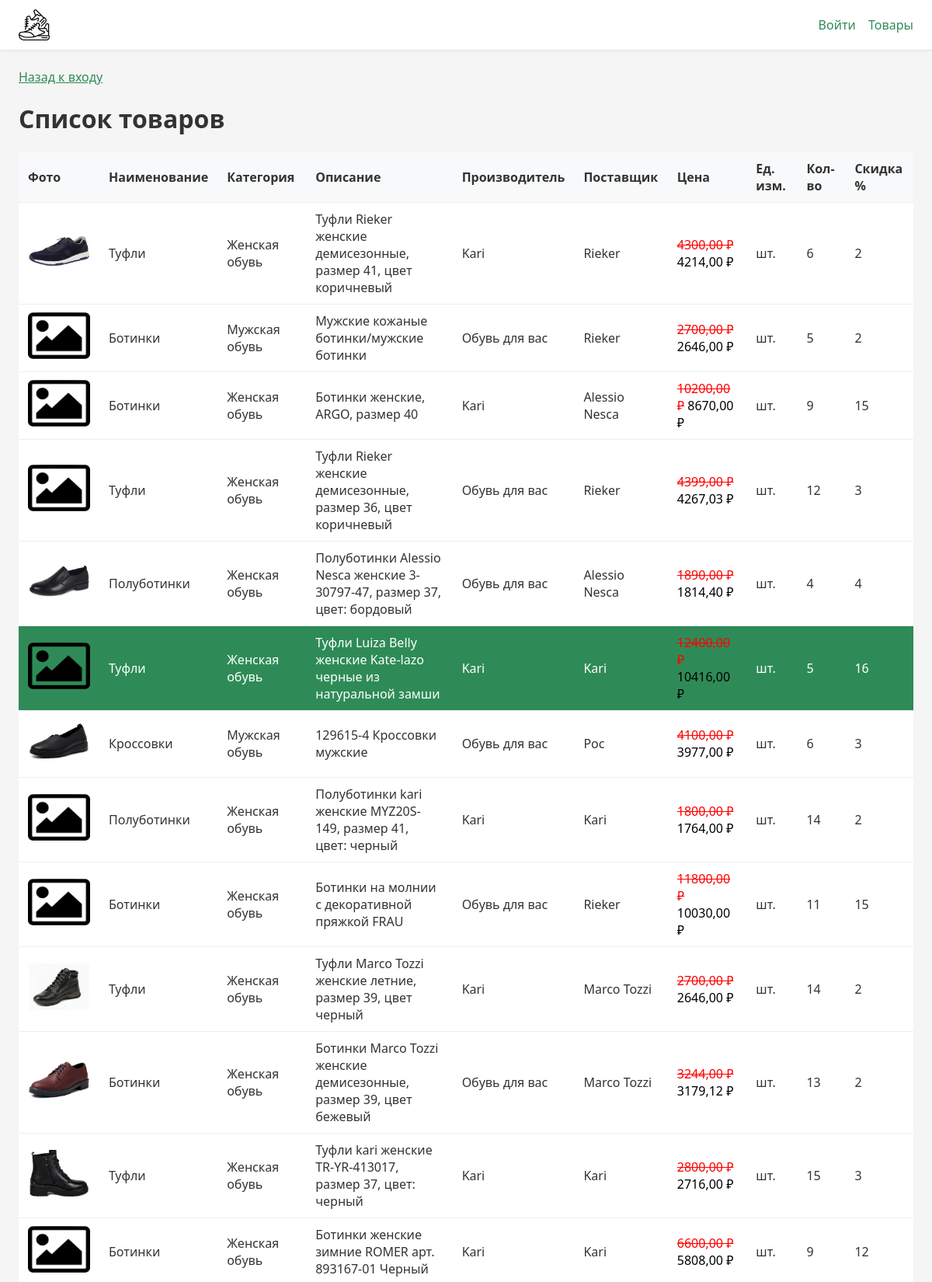
Screenshot of /products/ (upper part) with the database file from the repository.
### shop/models.py (models this page shows, shortened)
class Product(models.Model):
    article = models.CharField('Артикул', max_length=50, unique=True, db_index=True)
    name = models.CharField('Наименование товара', max_length=255)
    category = models.ForeignKey(
        Category,
        on_delete=models.PROTECT,
        related_name='products',
        verbose_name='Категория товара',
    )
    description = models.TextField('Описание товара', blank=True)
    producer = models.ForeignKey(
        Producer,
        on_delete=models.PROTECT,
        related_name='products',
        verbose_name='Производитель',
    )
    supplier = models.ForeignKey(
        Supplier,
        on_delete=models.PROTECT,
        related_name='products',
        verbose_name='Поставщик',
    )
    price = models.DecimalField(
        'Цена',
        max_digits=10,
        decimal_places=2,
        validators=[],
    )
    unit = models.ForeignKey(
        Unit,
        on_delete=models.PROTECT,
        related_name='products',
        verbose_name='Единица измерения',
    )
    quantity = models.PositiveIntegerField('Количество на складе', default=0)
    discount = models.PositiveIntegerField(
        'Действующая скидка (%)',
        default=0,
    )
    image = models.CharField(
        'Путь к фото',
        max_length=500,
        blank=True,
        help_text='Путь к файлу изображения относительно MEDIA',
    )
    class Meta:
        db_table = 'shop_product'
        verbose_name = 'Товар'
        verbose_name_plural = 'Товары'
        ordering = ['article']
    @property
    def final_price(self):
        if self.discount <= 0:
            return self.price
        return round(self.price * (100 - self.discount) / 100, 2)
    @property
    def has_reduced_price(self):
        return self.discount > 0

class Category(models.Model):
    name = models.CharField('Наименование', max_length=255, unique=True)
    class Meta:
        db_table = 'shop_category'
        verbose_name = 'Категория'
        verbose_name_plural = 'Категории'

class Producer(models.Model):
    name = models.CharField('Наименование', max_length=255, unique=True)
    class Meta:
        db_table = 'shop_producer'
        verbose_name = 'Производитель'
        verbose_name_plural = 'Производители'

class Supplier(models.Model):
    name = models.CharField('Наименование', max_length=255, unique=True)
    class Meta:
        db_table = 'shop_supplier'
        verbose_name = 'Поставщик'
        verbose_name_plural = 'Поставщики'

class Unit(models.Model):
    name = models.CharField('Наименование', max_length=50, unique=True)
    class Meta:
        db_table = 'shop_unit'
        verbose_name = 'Единица измерения'
        verbose_name_plural = 'Единицы измерения'

### shop/views.py (the view, shortened to what this page needs)
# urls.py: path('products/', views.product_list, name='product_list'),
def product_list(request):
    role = get_user_role(request)
    can_search_sort_filter = role in (UserProfile.ROLE_MANAGER, UserProfile.ROLE_ADMIN)
    qs = Product.objects.select_related('category', 'producer', 'supplier', 'unit').all()
    search = request.GET.get('search', '').strip()
    supplier_id = request.GET.get('supplier', '')
    sort = request.GET.get('sort', '')
    suppliers = list(qs.values_list('supplier_id', 'supplier__name').distinct()) if not can_search_sort_filter else []
    if can_search_sort_filter:
        from .models import Supplier
        suppliers = list(Supplier.objects.values_list('id', 'name').order_by('name'))
    product_list_with_images = []
    for p in qs:
        p.image_url = product_image_url(p)
        product_list_with_images.append(p)
    context = {
        'product_list': product_list_with_images,
        'role': role,
        'user_fio': get_user_fio(request),
        'can_search_sort_filter': can_search_sort_filter,
        'search': search,
        'supplier_id': supplier_id,
        'sort': sort,
        'suppliers': suppliers,
    }
    return render(request, 'shop/product_list.html', context)

### shop/context_processors.py (called while the page is built)
def shop_context(request):
    from .views import get_user_role, get_user_fio
    return {
        'role': get_user_role(request),
        'user_fio': get_user_fio(request),
    }

### shop/views.py (called while the page is built)
def get_user_role(request):
    if not request.user.is_authenticated:
        return None
    try:
        return request.user.profile.role
    except UserProfile.DoesNotExist:
        return 'client'

def get_user_fio(request):
    if not request.user.is_authenticated:
        return ''
    try:
        return request.user.profile.full_name or request.user.get_full_name() or request.user.username
    except UserProfile.DoesNotExist:
        return request.user.get_full_name() or request.user.username

def product_image_url(product):
    if product and product.image and product.image.strip():
        path = Path(settings.MEDIA_ROOT) / product.image.strip()
        if path.exists():
            return f'{settings.MEDIA_URL}{product.image.strip()}'
    return '/static/img/picture.png'

### shop/templates/shop/product_list.html (shortened to what this page needs)
{% extends 'shop/base.html' %}
{% block nav %}
    <a href="{% url 'shop:login' %}">Назад к входу</a>
{% endblock %}
{% block content %}
<h1>Список товаров</h1>
<table>
    <thead>
        <tr>
            <th>Фото</th>
            <th>Наименование</th>
            <th>Категория</th>
            <th>Описание</th>
            <th>Производитель</th>
            <th>Поставщик</th>
            <th>Цена</th>
            <th>Ед. изм.</th>
            <th>Кол-во</th>
            <th>Скидка %</th>
        </tr>
    </thead>
    <tbody>
        {% for product in product_list %}
        <tr class="{% if product.quantity == 0 %}out-of-stock{% elif product.discount > 15 %}discount-high{% endif %}">
            <td>
                <img src="{{ product.image_url }}" alt="" class="product-img" onerror="this.src='/static/img/picture.png'">
            </td>
            <td>{{ product.name }}</td>
            <td>{{ product.category.name }}</td>
            <td>{{ product.description|truncatewords:15 }}</td>
            <td>{{ product.producer.name }}</td>
            <td>{{ product.supplier.name }}</td>
            <td>
                {% if product.has_reduced_price %}
                <span class="price-reduced">{{ product.price }} ₽</span>
                <span class="price-final">{{ product.final_price }} ₽</span>
                {% else %}
                {{ product.price }} ₽
                {% endif %}
            </td>
            <td>{{ product.unit.name }}</td>
            <td>{{ product.quantity }}</td>
            <td>{{ product.discount }}</td>
        </tr>
        {% empty %}
        <tr><td colspan="11">Нет товаров.</td></tr>
        {% endfor %}
    </tbody>
</table>
{% endblock %}

### shop/templates/shop/base.html (shortened to what this page needs)
{% load static %}
<!DOCTYPE html>
<html lang="ru">
<head>
</head>
<body>
    <header class="header">
        <img src="{% static 'img/Icon.png' %}" alt="Логотип" class="logo" onerror="this.style.display='none'">
        <div>
            {% if user.is_authenticated %}<a href="{% url 'shop:logout' %}">Выход</a>{% else %}<a href="{% url 'shop:login' %}">Войти</a>{% endif %}
            <a href="{% url 'shop:product_list' %}">Товары</a>
        </div>
    </header>
    <main class="container">
        <div class="nav">{% block nav %}{% endblock %}</div>
        {% block content %}{% endblock %}
    </main>
</body>
</html>

### shop/templates/shop/base.html (style rules this page uses)
:root { --bg: #f5f5f5; --card: #fff; --primary: #2E8B57; --danger: #c00; --out-of-stock: #add8e6; }
* { box-sizing: border-box; }
body { font-family: 'Segoe UI', Tahoma, sans-serif; margin: 0; background: var(--bg); color: #333; }
.header { background: var(--card); padding: 12px 24px; display: flex; justify-content: space-between; align-items: center; box-shadow: 0 1px 3px rgba(0,0,0,.1); }
.header .logo { height: 40px; }
.header a { color: #2E8B57; text-decoration: none; margin-left: 12px; }
.container { max-width: 1200px; margin: 0 auto; padding: 24px; }
.nav { margin-bottom: 16px; }
.nav a { margin-right: 12px; color: #2E8B57; }
table { width: 100%; border-collapse: collapse; background: var(--card); }
th, td { padding: 10px 12px; text-align: left; border-bottom: 1px solid #eee; }
th { background: #f8f9fa; font-weight: 600; }
tr.discount-high { background: #2E8B57 !important; color: #fff; }
.price-reduced { text-decoration: line-through; color: red; }
.price-final { color: #000; }
.product-img { width: 80px; height: 60px; object-fit: cover; border-radius: 4px; }

### rows the page displays
Product: shows a picture, name "Туфли", category.name "Женская обувь", description "Туфли Rieker женские демисезонные, размер 41, цвет коричневый", producer.name "Kari", supplier.name "Rieker", price "4300,00", final_price "4214,00", unit.name "шт.", quantity "6", discount "2"
Product: name "Ботинки", category.name "Мужская обувь", description "Мужские кожаные ботинки/мужские ботинки", producer.name "Обувь для вас", supplier.name "Rieker", price "2700,00", final_price "2646,00", unit.name "шт.", quantity "5", discount "2"
Product: name "Ботинки", category.name "Женская обувь", description "Ботинки женские, ARGO, размер 40", producer.name "Kari", supplier.name "Alessio Nesca", price "10200,00", final_price "8670,00", unit.name "шт.", quantity "9", discount "15"
Product: name "Туфли", category.name "Женская обувь", description "Туфли Rieker женские демисезонные, размер 36, цвет коричневый", producer.name "Обувь для вас", supplier.name "Rieker", price "4399,00", final_price "4267,03", unit.name "шт.", quantity "12", discount "3"
Product: shows a picture, name "Полуботинки", category.name "Женская обувь", description "Полуботинки Alessio Nesca женские 3-30797-47, размер 37, цвет: бордовый", producer.name "Обувь для вас", supplier.name "Alessio Nesca", price "1890,00", final_price "1814,40", unit.name "шт.", quantity "4", discount "4"
Product: name "Туфли", category.name "Женская обувь", description "Туфли Luiza Belly женские Kate-lazo черные из натуральной замши", producer.name "Kari", supplier.name "Kari", price "12400,00", final_price "10416,00", unit.name "шт.", quantity "5", discount "16"
Product: shows a picture, name "Кроссовки", category.name "Мужская обувь", description "129615-4 Кроссовки мужские", producer.name "Обувь для вас", supplier.name "Рос", price "4100,00", final_price "3977,00", unit.name "шт.", quantity "6", discount "3"
Product: name "Полуботинки", category.name "Женская обувь", description "Полуботинки kari женские MYZ20S-149, размер 41, цвет: черный", producer.name "Kari", supplier.name "Kari", price "1800,00", final_price "1764,00", unit.name "шт.", quantity "14", discount "2"
Product: name "Ботинки", category.name "Женская обувь", description "Ботинки на молнии с декоративной пряжкой FRAU", producer.name "Обувь для вас", supplier.name "Rieker", price "11800,00", final_price "10030,00", unit.name "шт.", quantity "11", discount "15"
Product: shows a picture, name "Туфли", category.name "Женская обувь", description "Туфли Marco Tozzi женские летние, размер 39, цвет черный", producer.name "Kari", supplier.name "Marco Tozzi", price "2700,00", final_price "2646,00", unit.name "шт.", quantity "14", discount "2"
Product: shows a picture, name "Ботинки", category.name "Женская обувь", description "Ботинки Marco Tozzi женские демисезонные, размер 39, цвет бежевый", producer.name "Обувь для вас", supplier.name "Marco Tozzi", price "3244,00", final_price "3179,12", unit.name "шт.", quantity "13", discount "2"
Product: shows a picture, name "Туфли", category.name "Женская обувь", description "Туфли kari женские TR-YR-413017, размер 37, цвет: черный", producer.name "Kari", supplier.name "Kari", price "2800,00", final_price "2716,00", unit.name "шт.", quantity "15", discount "3"
Product: name "Ботинки", category.name "Женская обувь", description "Ботинки женские зимние ROMER арт. 893167-01 Черный", producer.name "Kari", supplier.name "Kari", price "6600,00", final_price "5808,00", unit.name "шт.", quantity "9", discount "12"
